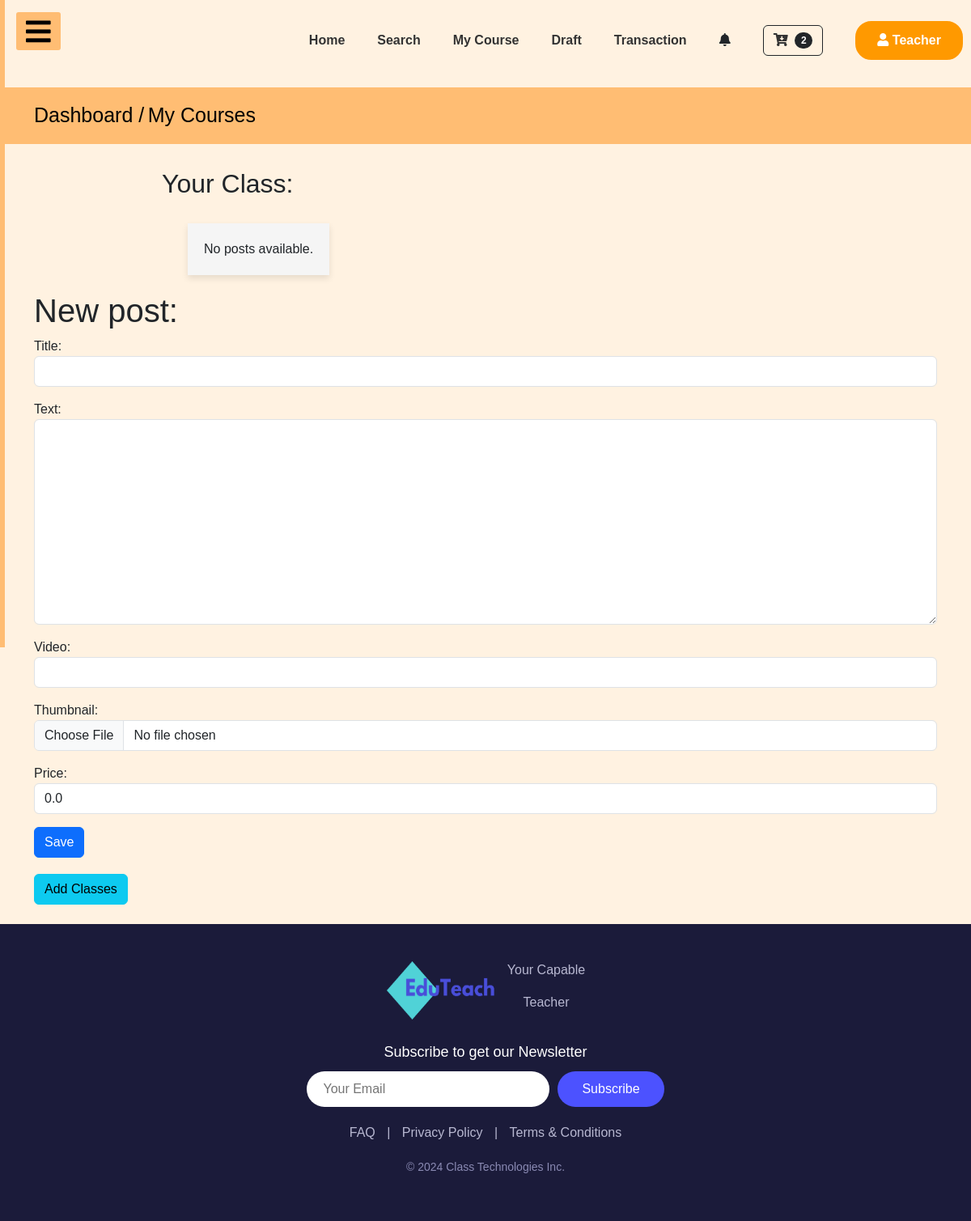
Page /courses_app/post/new/ (signed in) on the earlier database version.
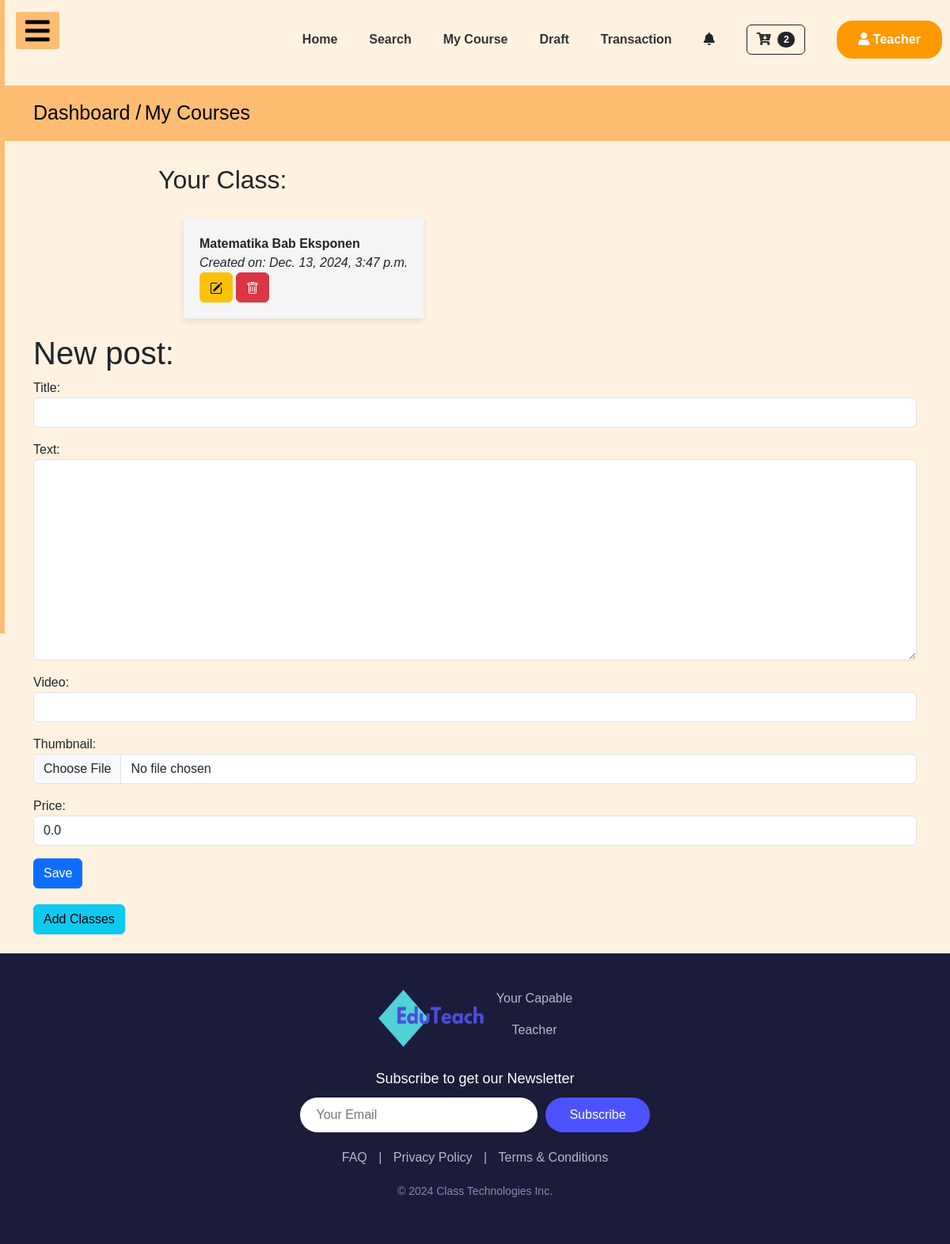
Same page on the later database version.
### courses_app/models.py (models this page shows, shortened)
class Post(models.Model):
    author = models.ForeignKey(User, on_delete=models.CASCADE)  # Ganti Teacher menjadi User
    title = models.CharField(max_length=200)
    text = models.TextField()
    price = models.DecimalField(max_digits=10, decimal_places=2, default=0.00)
    created_date = models.DateTimeField(default=timezone.now)
    thumbnail = models.ImageField(upload_to='thumbnail', blank=True)
    video = EmbedVideoField(blank=True, null=True)  # Tambahkan field untuk video
    published_date = models.DateTimeField(blank=True, null=True)

### courses_app/views.py (the view, shortened to what this page needs)
# urls.py: path('post/new/', views.PostCreateView.as_view(), name='post_new'),
class PostCreateView(LoginRequiredMixin, CreateView):
    login_url = '/login/'
    form_class = PostForm
    model = Post
    template_name = 'courses_app/post_form.html'  # Pastikan Anda menentukan template yang tepat
    def get_context_data(self, **kwargs):
        context = super().get_context_data(**kwargs)
        user = User.objects.get(username=self.request.user.username)
        if user.is_teacher:
            context['posts'] = Post.objects.filter(author=user).order_by('-created_date')
        return context

### courses_app/forms.py
class PostForm(forms.ModelForm):
    class Meta:
        model = Post
        fields = ('title', 'text', 'video', 'thumbnail', 'price')
        widgets = {
            'title': forms.TextInput(attrs={'class': 'form-control'}),
            'text': forms.Textarea(attrs={'class': 'form-control'}),
            'video': forms.URLInput(attrs={'class': 'form-control'}),
            'thumbnail': forms.ClearableFileInput(attrs={'class': 'form-control'}),
            'price': forms.NumberInput(attrs={'class': 'form-control'}),
        }

### cart/context_processors.py (called while the page is built)
def cart(request):
    if request.user.is_authenticated:
        cart_items = Cart.objects.filter(user=request.user)
        print(f"Context Processor Cart Items: {cart_items.values()}")  # Debugging
        return {'cart': cart_items}
    return {'cart':[]}

### courses_app/templates/courses_app/post_form.html (shortened to what this page needs)
{% extends 'dashboard_app/base_dashboard_teacher.html' %}
{% load static %}
{% block head_block %}
<link rel="stylesheet" href="{% static 'css/mycourse.css' %}">
{% endblock %}
{% block body_block %}
<div class="py-3" style="background:#FFBD73">
    <div class="container nav-jejak">
      <a class="text-black" href="{% url 'user_app:teacherdashboard' %}" style="font-size: 25px;"> Dashboard /</a>
      <a class="text-black" href="#" style="font-size: 25px;"> My Courses</a>
    </div>
</div>
<div class="item">
<h2>Your Class:</h2>
<ul>
    {% for post in posts %}
        <li>
            <strong>{{ post.title }}</strong><br>
            <em>Created on: {{ post.created_date }}</em>
            <br>
            {% if user.is_authenticated %}
            <a class="btn btn-warning" href="{% url 'post_edit' pk=post.pk %}">
            </a>
            <a class="btn btn-danger" href="{% url 'post_remove' pk=post.pk %}">
            </a>
            {% endif %}
        </li>
    {% empty %}
        <li>No posts available.</li>
    {% endfor %}
</ul>
</div>
<div class="container">
<div class="form-group">
<h1>New post: </h1>
<form method="POST" class="post-form" enctype="multipart/form-data">
    {{ form.as_p }}
    <button style="margin-bottom: 20px;" class="btn btn-primary save" type="submit">Save</button>
</form>
</div>
<a href="{% url 'create_class' %}" class="btn btn-info">Add Classes</a>
</div>
<br>
{% endblock %}

### templates/dashboard_app/base_dashboard_teacher.html (shortened to what this page needs)
<!DOCTYPE html>
{% load static %}
<html lang="en">
<head>
    <link rel="stylesheet" href="https://cdnjs.cloudflare.com/ajax/libs/font-awesome/5.15.3/css/all.min.css"/>
    <link href="https://cdn.jsdelivr.net/npm/bootstrap@5.3.3/dist/css/bootstrap.min.css" rel="stylesheet">
    <link rel="stylesheet" href="{% static 'css/base_dashboard.css' %}">
    {% block head_block %}
    {% endblock %}
</head>
<body>
    <div class="containerr">
        <ul class="nav-links">
          <li><a href="{% url 'user_app:teacherdashboard' %}">Home</a></li>
          <li><a href="{% url 'user_app:teacherscourses' %}">Search</a></li>
          <li><a href="{% url 'post_new' %}">My Course</a></li>
          <li><a href="{% url 'post_draft_list' %}">Draft</a></li>
          <li><a href="#">Transaction</a></li>
          <li><a><i class="fas fa-bell"></i></a></li>
          <li><a href="{% url 'cart_summary_teacher' %}" class="btn btn-outline-dark"><i class="fas fa-cart-arrow-down"></i>
            <span class=" badge bg-dark text-white ms-1 rounded-pill" id="cart_quantity">
              {{cart|length}}
            </span></a></li>
            <a href="{% url 'user_app:teacherprofile' %}" class="button"><i class="fas fa-user"></i> Teacher</a>
        </ul>
    </div>
    <label for="check">
        <i class="fas fa-bars" id="btn"></i>
    </label>
    <div class="sidebar">
    </div>
    {% block body_block %}
    {% endblock %}
    <footer>
        <div class="footer-container">
          <div class="footer-logo">
            <img class = "logo"src="{% static 'img/Desain tanpa judul.png' %}" >
            <div class="logo-text">
              <p>Your Capable </p><p>Teacher</p>
            </div>
          </div>
          <div class="newsletter">
            <p>Subscribe to get our Newsletter</p>
            <form>
              <input type="email" placeholder="Your Email" required>
              <button type="submit">Subscribe</button>
            </form>
          </div>
          <div class="footer-links">
            <a href="{% url 'user_app:faq'%}">FAQ</a> |
            <a href="#">Privacy Policy</a> |
            <a href="#">Terms & Conditions</a>
          </div>
          <div class="footer-bottom">
            <p>&copy; 2024 Class Technologies Inc.</p>
          </div>
        </div>
    </footer>
</body>
</html>

### static/css/base_dashboard.css (style rules this page uses)
* { padding: 0; margin: 0; list-style: none; text-decoration: none; }
body { font-family: 'Roboto', sans-serif; background-color: #FFF2E1; }
.sidebar { height: 100vh; background-color: #FFBD73; position: fixed; top: 0; left: -250px; transition: left 0.3s ease-in-out; padding: 20px; }
label #btn,label #cancel { position: absolute; background: #FFBD73; border-radius: 3px; cursor: pointer; }
label #btn { left: 20px; top: 15px; font-size: 35px; color: rgb(0, 0, 0); padding: 6px 12px; transition: all .5s; }
footer { background-color: #1b1b3a; padding: 40px 20px; color: #fff; text-align: center; }
.footer-container { max-width: 1200px; margin: 0 auto; }
.footer-logo { display: flex; justify-content: center; align-items: center; margin-bottom: 20px; }
.footer-logo img { width: 140px; height: 80px; margin-right: 10px; }
.footer-logo .logo-text p { margin-top: 5px; color: #b8b8d1; }
.newsletter { margin: 20px 0; }
.newsletter p { font-size: 18px; margin-bottom: 10px; }
.newsletter form { display: flex; justify-content: center; }
.newsletter input { padding: 10px 20px; border: none; border-radius: 30px; width: 300px; font-size: 16px; outline: none; }
.newsletter button { padding: 10px 30px; margin-left: 10px; background-color: #4c52ff; color: #fff; border: none; border-radius: 30px; font-size: 16px; cursor: pointer; transition: background-color 0.3s ease; }
.footer-links { margin: 20px 0; color: #b8b8d1; }
.footer-links a { color: #b8b8d1; margin: 0 10px; text-decoration: none; }
.footer-bottom { margin-top: 20px; font-size: 14px; color: #8a8ab3; }
* { box-sizing: border-box; }
body { font-family: Arial, Helvetica, sans-serif; margin: 0; }
.containerr { margin-top: 1em; display: flex; flex-direction: row-reverse; justify-content: space-between; align-items: center; text-align: left; padding: 10px; background-color: #FFF2E1; }
.nav-links { display: flex; list-style: none; padding: 0; margin: 0; text-align: center; align-items: center; }
.nav-links li { margin-right: 40px; }
.nav-links li a { text-decoration: none; color: #333; font-weight: bold; }
.button { background-color: #FF9900; color: #FFFFFF; padding: 10px 25px; border-radius: 20px; border: 2px solid #FF9900; text-decoration: none; font-weight: bold; }

### courses_app/static/css/mycourse.css (style rules this page uses)
h2 { padding: 10px 20px; }
.item { margin: 20px 15%; }
.item ul { display: flex ; gap: 30px; flex-wrap: wrap; margin: 20px; }
.item ul li { background-color: whitesmoke; box-shadow: 0 4px 8px rgba(0, 0, 0, 0.1); transition: transform 0.2s; padding: 20px; }
.nav-jejak .text-black { text-decoration: none !important; }

Differences in the rows shown:
added Post: title "Matematika Bab Eksponen", created_date "Dec. 13, 2024, 3:47 p.m."
Other differences:
text no longer shown: "No posts available."
